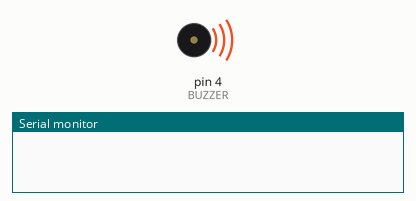
Bench run of a sketch on a simulated Arduino Uno, built with avr-gcc and run on an emulated ATmega328P. On the bench: buzzer (waves = sounding), the last lines printed to the serial monitor.

Above: at 0.1 s.
At 2.71 s:
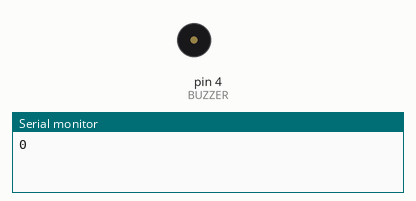
Timing chart, 0 to 4.0 s (numbered marks = the images above):
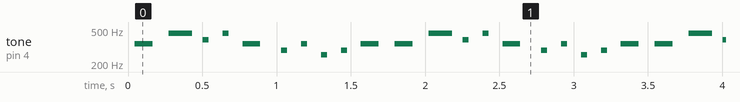

The sketch:

testBuzzer.ino
```cpp
// Customized music player
// Rongzhong Li
// August 2017

#define BUZZER 4
void beep(int note, float duration = 10, int pause = 0, byte repeat = 1 ) {
  if (note == 0) {
    analogWrite(BUZZER, 0);
    delay(duration);
    return;
  }

  int freq = 220 * pow(1.059463, note);
  float period = 1000000.0 / freq / 2.0;
  for (byte r = 0; r < repeat; r++) {
    for (float t = 0; t < duration * 1000; t += period * 2) {
      analogWrite(BUZZER, 150);      // Almost any value can be used except 0 and 255
      // experiment to get the best tone
      delayMicroseconds(period);          // wait for a delayms ms
      analogWrite(BUZZER, 0);       // 0 turns it off
      delayMicroseconds(period);          // wait for a delayms ms
    }
    delay(pause);
  }
}
void playMelody(byte m[], int len) {
  for (int i = 0; i < len; i++)
    beep(m[i], 1000 / m[len + i], 100);
}
void setup()
//opening music
{
  Serial.begin(57600);
  pinMode(BUZZER, OUTPUT);
}
int a=0;
void loop() {
  // tone: pause,1,  2,  3,  4,  5,  6,  7,  1,  2
  // code: 0,    1,  3,  5,  6,  8,  10, 12, 13, 15
  byte melody[] = {8, 13, 10, 13, 8, 0, 5, 8, 3, 5, 8,
                   8, 8, 32, 32, 8, 32, 32, 32, 32, 32, 8
                   //8,8,16,16,8,16,16,16,16,8
                  };
  playMelody(melody, sizeof(melody) / 2);
  Serial.println(a++);
}
```
